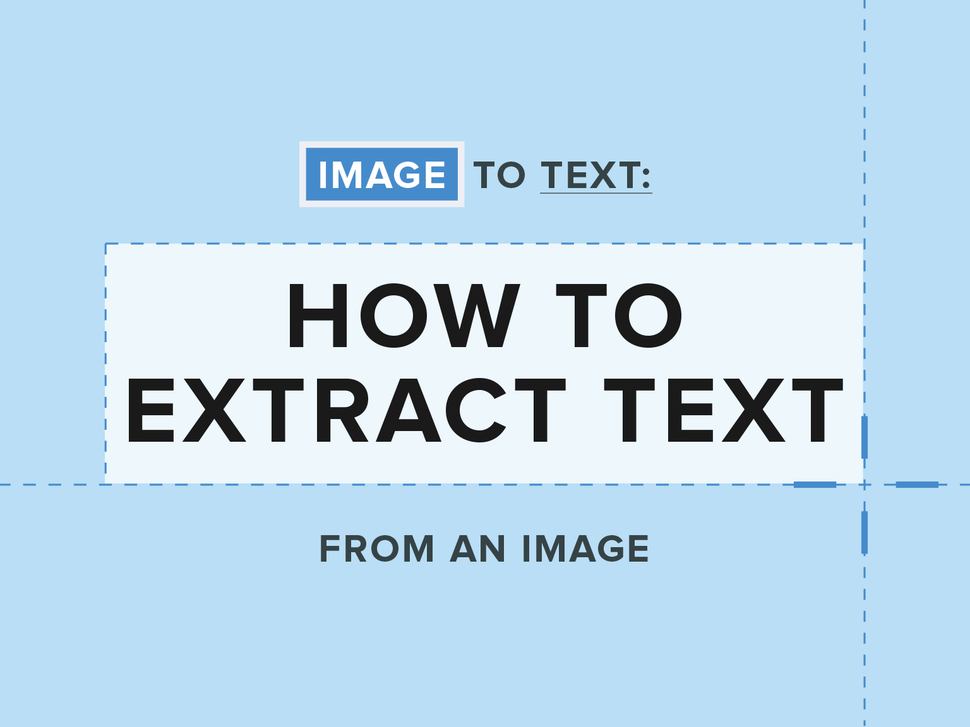
#> input picture Photos/text.png, 970 x 727 px, shrunk from 1536 x 1152 before the run
$ python ocr.py
#> lines starting #> are read from the running program, lines starting #| are printed output that depends on the picture; after the words box and inside, x2 and y2 are one past the last pixel; in counts of white or black regions, pixels touching at a corner belong together
import cv2 as cv
import numpy as np

img = cv.imread('Photos/text.png')
#> img is the input picture: shape (727, 970, 3); mean B, G, R 235.4, 216.9, 187.3
blank = np.zeros((img.shape[0], img.shape[1], 3), dtype='uint8')

img_gray = cv.cvtColor(img, cv.COLOR_BGR2GRAY)
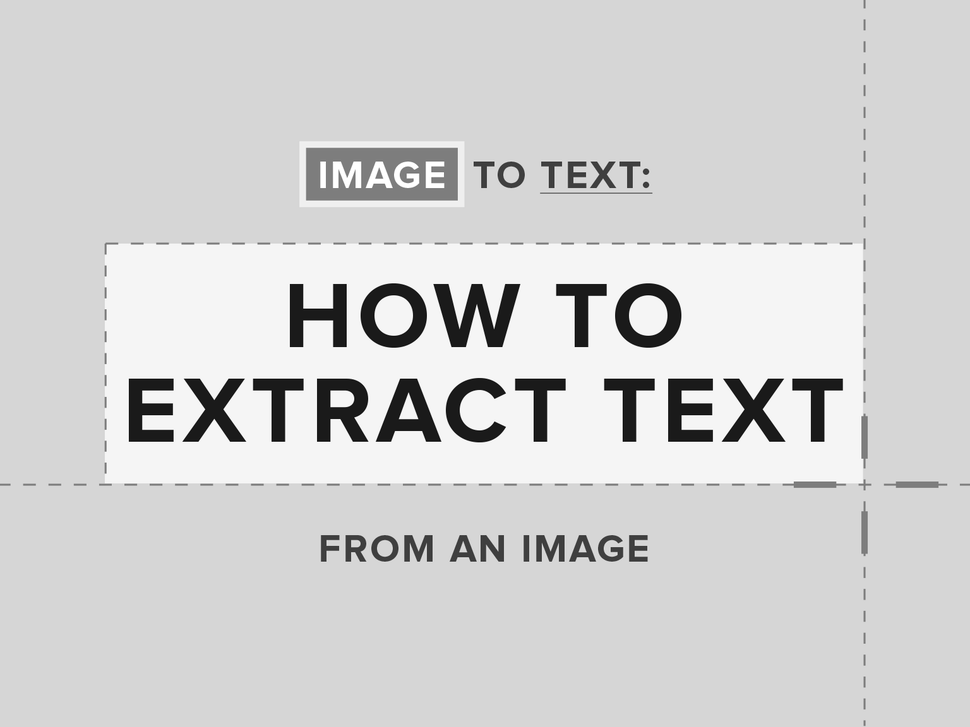
#> img_gray: shape (727, 970); min 0, max 255, mean 210.6
img_canny = cv.Canny( img, 125, 175)
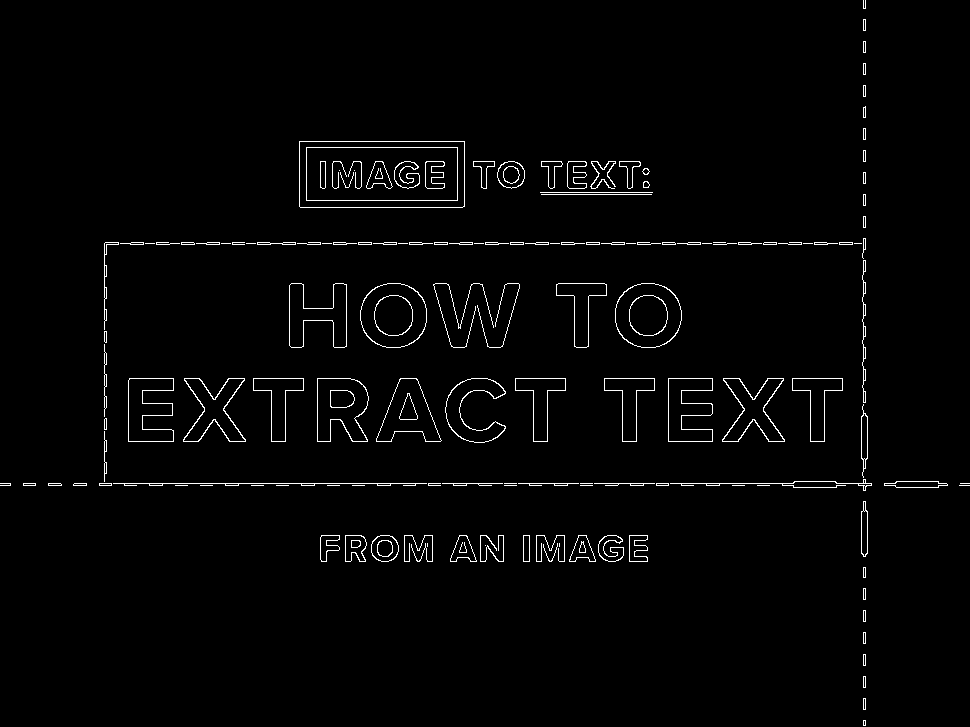
#> img_canny: shape (727, 970); 1.9% white in thin lines or dots

cv.imshow('Gray', img_canny)
contours, hierarchies = cv.findContours( img_canny, cv.RETR_LIST, cv.CHAIN_APPROX_SIMPLE)
#> contours = 283 contours, 61 with area under 20; largest, box (x1, y1, x2, y2) and area: (299, 141, 465, 208) 10888, (299, 141, 465, 208) 10886, (306, 147, 458, 201) 8003, (306, 147, 458, 201) 8001, (615, 283, 682, 348) 3424
print(len(contours))
#| 283

cv.drawContours( blank, contours, -1, 255, 1)
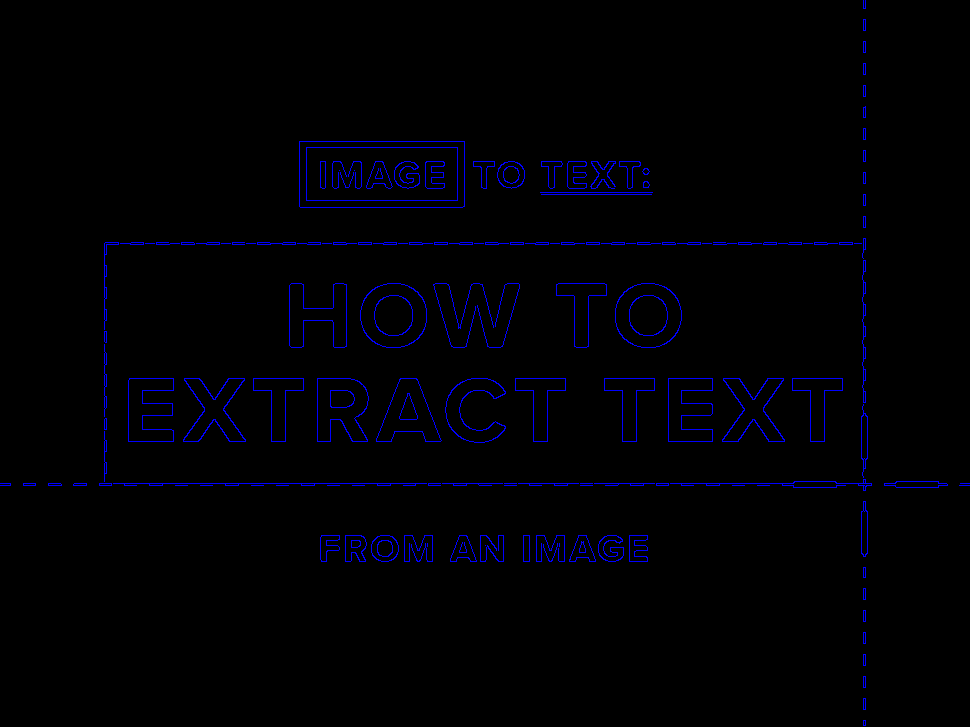
#> blank: shape (727, 970, 3); mean of channels 0, 1, 2 4.8, 0, 0; drawn as B, G, R

cv.imshow('Original', img)
cv.imshow("Contours", blank)

cv.waitKey(0)
